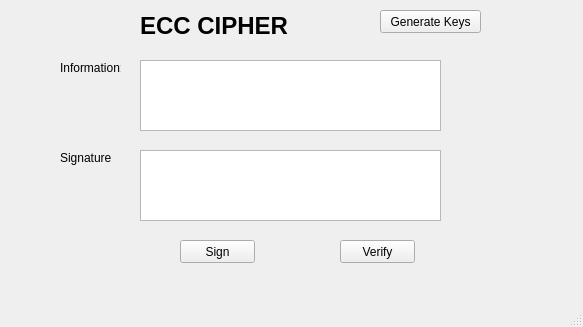
<?xml version="1.0" encoding="UTF-8"?>
<ui version="4.0">
 <class>MainWindow</class>
 <widget class="QMainWindow" name="MainWindow">
  <property name="geometry">
   <rect>
    <x>0</x>
    <y>0</y>
    <width>583</width>
    <height>327</height>
   </rect>
  </property>
  <property name="windowTitle">
   <string>MainWindow</string>
  </property>
  <widget class="QWidget" name="centralwidget">
   <widget class="QTextEdit" name="txt_signture">
    <property name="geometry">
     <rect>
      <x>140</x>
      <y>150</y>
      <width>301</width>
      <height>71</height>
     </rect>
    </property>
   </widget>
   <widget class="QLabel" name="label_5">
    <property name="geometry">
     <rect>
      <x>60</x>
      <y>60</y>
      <width>61</width>
      <height>16</height>
     </rect>
    </property>
    <property name="text">
     <string>Information:</string>
    </property>
   </widget>
   <widget class="QPushButton" name="btn_verify">
    <property name="geometry">
     <rect>
      <x>340</x>
      <y>240</y>
      <width>75</width>
      <height>23</height>
     </rect>
    </property>
    <property name="text">
     <string>Verify</string>
    </property>
   </widget>
   <widget class="QPushButton" name="btn_key">
    <property name="geometry">
     <rect>
      <x>380</x>
      <y>10</y>
      <width>101</width>
      <height>23</height>
     </rect>
    </property>
    <property name="text">
     <string>Generate Keys</string>
    </property>
   </widget>
   <widget class="QLabel" name="label">
    <property name="geometry">
     <rect>
      <x>140</x>
      <y>10</y>
      <width>211</width>
      <height>31</height>
     </rect>
    </property>
    <property name="font">
     <font>
      <pointsize>18</pointsize>
      <weight>75</weight>
      <bold>true</bold>
     </font>
    </property>
    <property name="text">
     <string>ECC CIPHER</string>
    </property>
   </widget>
   <widget class="QLabel" name="label_4">
    <property name="geometry">
     <rect>
      <x>60</x>
      <y>150</y>
      <width>51</width>
      <height>16</height>
     </rect>
    </property>
    <property name="text">
     <string>Signature:</string>
    </property>
   </widget>
   <widget class="QPushButton" name="btn_sign">
    <property name="geometry">
     <rect>
      <x>180</x>
      <y>240</y>
      <width>75</width>
      <height>23</height>
     </rect>
    </property>
    <property name="text">
     <string>Sign</string>
    </property>
   </widget>
   <widget class="QTextEdit" name="txt_information">
    <property name="geometry">
     <rect>
      <x>140</x>
      <y>60</y>
      <width>301</width>
      <height>71</height>
     </rect>
    </property>
   </widget>
  </widget>
  <widget class="QMenuBar" name="menubar">
   <property name="geometry">
    <rect>
     <x>0</x>
     <y>0</y>
     <width>583</width>
     <height>21</height>
    </rect>
   </property>
  </widget>
  <widget class="QStatusBar" name="statusbar"/>
 </widget>
 <resources/>
 <connections/>
</ui>
